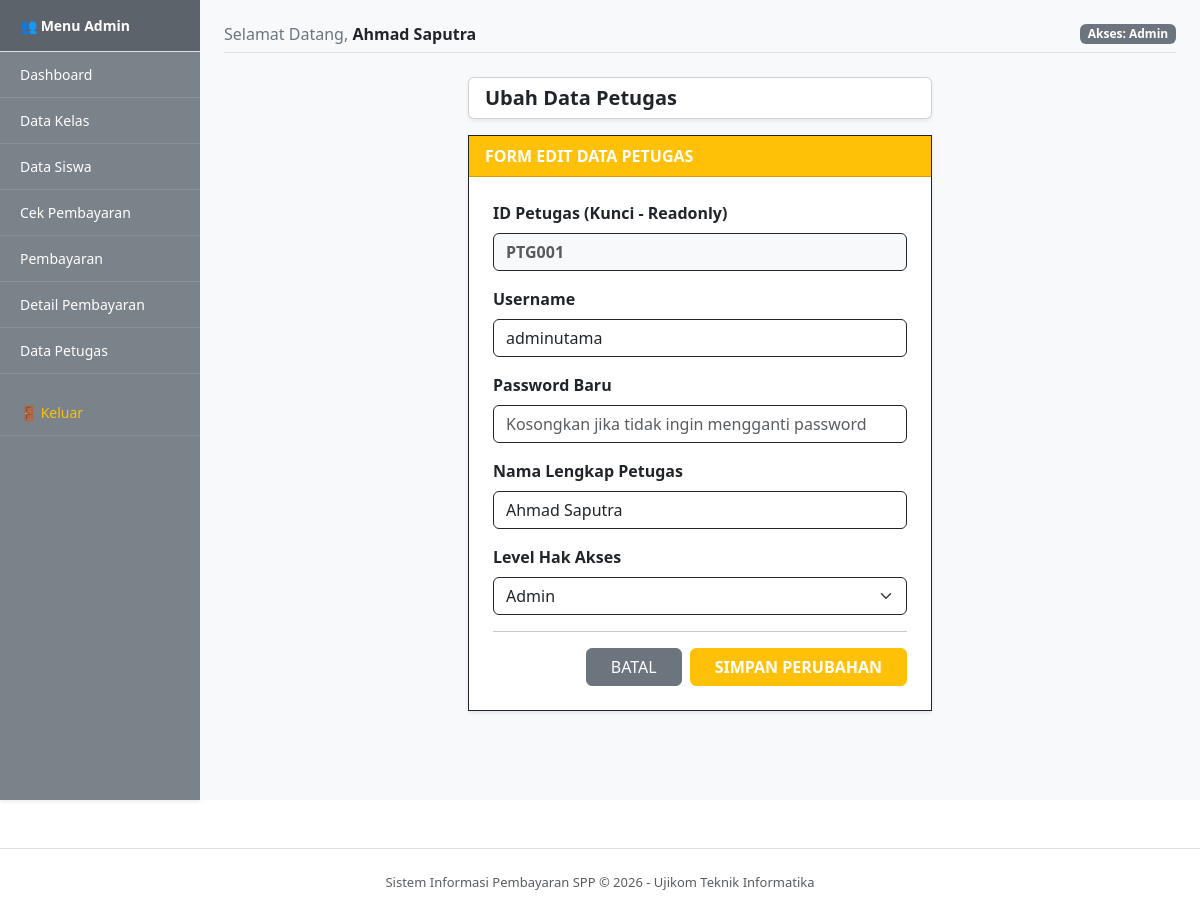
Page /petugas/petugas_edit.php?id=PTG001 (signed in) on the committed database.
### tables this page shows
CREATE TABLE `tb_petugas` (
  `id_petugas` varchar(11) NOT NULL,
  `username` varchar(25) NOT NULL,
  `password` varchar(32) NOT NULL,
  `nama_petugas` varchar(35) NOT NULL,
  `level` enum('admin','petugas','siswa') NOT NULL
);

### petugas/petugas_edit.php (the view, shortened to what this page needs)
<?php
include '../layouts/header.php';
include '../config/koneksi.php';
$id_petugas = mysqli_real_escape_string($koneksi, $_GET['id']);
$query_ambil = mysqli_query($koneksi, "SELECT * FROM tb_petugas WHERE id_petugas = '$id_petugas'");
$data_lama = mysqli_fetch_assoc($query_ambil);
?>
<div class="row justify-content-center">
    <div class="col-md-6">
        <div class="card card-body bg-white mb-3 shadow-sm py-2">
            <h5 class="text-dark fw-bold mb-0">Ubah Data Petugas</h5>
        </div>
        <div class="card shadow-sm border-dark rounded-0">
            <div class="card-header bg-warning text-white fw-bold rounded-0">FORM EDIT DATA PETUGAS</div>
            <div class="card-body bg-white p-4">
                <form action="" method="POST">
                    <div class="mb-3">
                        <label class="form-label fw-semibold">ID Petugas (Kunci - Readonly)</label>
                        <input type="text" class="form-control bg-light border-dark text-muted fw-bold" value="<?= $data_lama['id_petugas']; ?>" readonly>
                    </div>
                    <div class="mb-3">
                        <label class="form-label fw-semibold">Username</label>
                        <input type="text" name="input_user" class="form-control border-dark" value="<?= $data_lama['username']; ?>" required>
                    </div>
                    <div class="mb-3">
                        <label class="form-label fw-semibold">Password Baru</label>
                        <input type="password" name="input_pass" class="form-control border-dark" placeholder="Kosongkan jika tidak ingin mengganti password">
                    </div>
                    <div class="mb-3">
                        <label class="form-label fw-semibold">Nama Lengkap Petugas</label>
                        <input type="text" name="input_nama" class="form-control border-dark" value="<?= $data_lama['nama_petugas']; ?>" required>
                    </div>
                    <div class="mb-3">
                        <label class="form-label fw-semibold">Level Hak Akses</label>
                        <select name="input_level" class="form-select border-dark" required>
                            <option value="admin" <?= ($data_lama['level'] == 'admin') ? 'selected' : ''; ?>>Admin</option>
                        </select>
                    </div>
                    <hr class="border-dark">
                    <div class="d-flex justify-content-end gap-2">
                        <a href="petugas_tampil.php" class="btn btn-secondary px-4">BATAL</a>
                        <button type="submit" name="tombol_update" class="btn btn-warning text-white px-4 fw-bold">SIMPAN PERUBAHAN</button>
                    </div>
                </form>
            </div>
        </div>
    </div>
</div>
<?php include '../layouts/footer.php'; ?>

### rows in the picture
tb_petugas: id_petugas "PTG001", input_user "adminutama", input_nama "Ahmad Saputra", input_level "Admin"

### other values in the picture
$_SESSION['nama_petugas'] "Ahmad Saputra"
$_SESSION['level'] "Admin"
